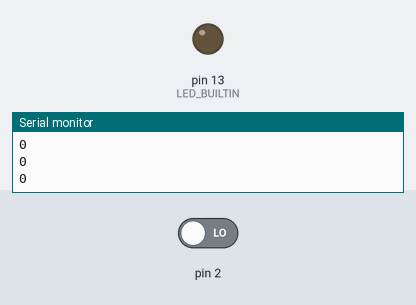
Bench run of a sketch on a simulated Arduino Uno, built with avr-gcc and run on an emulated ATmega328P. Shown: output pins drawn as LEDs (lit = HIGH), the last lines printed to the serial monitor. The test bench sets the inputs (shaded band); at power-on: pin 2 LOW.

Above: at 1.2 s.
1.3 s: pin 2 driven HIGH
At 2.4 s:
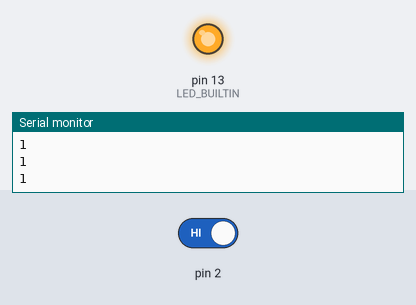
2.8 s: pin 2 driven LOW
At 3.7 s:
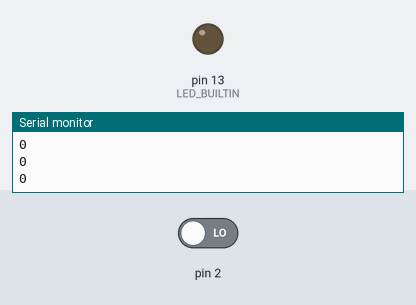
Timing chart, 0 to 5.8 s (numbered marks = the images above; inputs shaded):
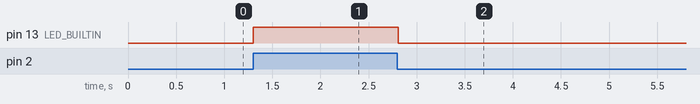

Measured:
- after the input at 1.3 s, pin 13 (LED_BUILTIN): LOW → HIGH at once
- after the input at 2.8 s, pin 13 (LED_BUILTIN): HIGH → LOW at once

The sketch:

bodacious_fyyran_hango1.ino
```cpp
// C++ code
//
void setup()
{
  pinMode(2, INPUT);
  Serial.begin(9600);

  pinMode(LED_BUILTIN, OUTPUT);
}

void loop()
{
  Serial.println(digitalRead(2));
  if (digitalRead(2) == 1) {
    digitalWrite(LED_BUILTIN, HIGH);
  } else {
    digitalWrite(LED_BUILTIN, LOW);
  }
  delay(10); // Delay a little bit to improve simulation performance
}
```
